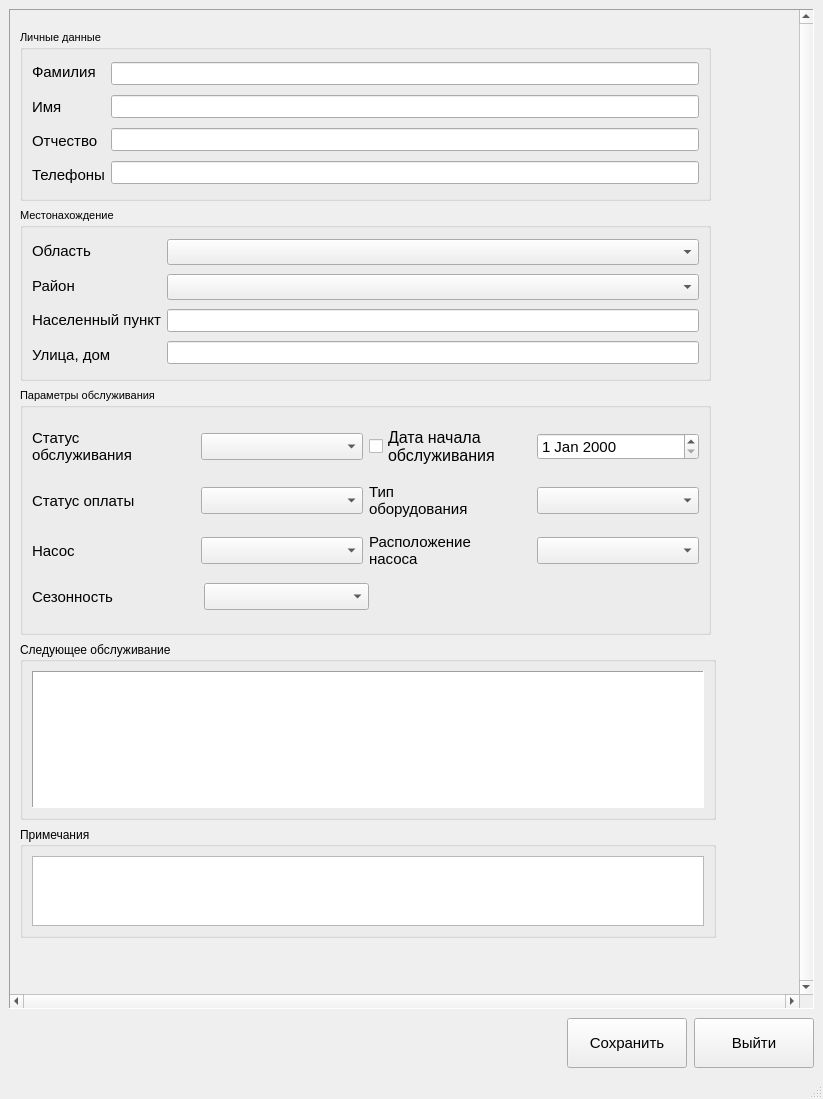
<?xml version="1.0" encoding="UTF-8"?>
<ui version="4.0">
 <class>servicecard</class>
 <widget class="QMainWindow" name="servicecard">
  <property name="geometry">
   <rect>
    <x>0</x>
    <y>0</y>
    <width>823</width>
    <height>1099</height>
   </rect>
  </property>
  <property name="windowTitle">
   <string>Карточка обсуживания клиента</string>
  </property>
  <widget class="QWidget" name="centralwidget">
   <layout class="QVBoxLayout" name="verticalLayout_4">
    <property name="spacing">
     <number>9</number>
    </property>
    <item>
     <widget class="QScrollArea" name="scrollArea">
      <property name="sizePolicy">
       <sizepolicy hsizetype="Expanding" vsizetype="Expanding">
        <horstretch>0</horstretch>
        <verstretch>0</verstretch>
       </sizepolicy>
      </property>
      <property name="frameShape">
       <enum>QFrame::Panel</enum>
      </property>
      <property name="frameShadow">
       <enum>QFrame::Sunken</enum>
      </property>
      <property name="verticalScrollBarPolicy">
       <enum>Qt::ScrollBarAlwaysOn</enum>
      </property>
      <property name="horizontalScrollBarPolicy">
       <enum>Qt::ScrollBarAlwaysOn</enum>
      </property>
      <property name="widgetResizable">
       <bool>false</bool>
      </property>
      <widget class="QWidget" name="scrollAreaWidgetContents">
       <property name="geometry">
        <rect>
         <x>0</x>
         <y>0</y>
         <width>724</width>
         <height>942</height>
        </rect>
       </property>
       <widget class="QGroupBox" name="locationGroupBox">
        <property name="geometry">
         <rect>
          <x>10</x>
          <y>198</y>
          <width>691</width>
          <height>173</height>
         </rect>
        </property>
        <property name="font">
         <font>
          <pointsize>8</pointsize>
         </font>
        </property>
        <property name="title">
         <string>Местонахождение</string>
        </property>
        <layout class="QHBoxLayout" name="horizontalLayout_10">
         <item>
          <layout class="QVBoxLayout" name="verticalLayout_3">
           <item>
            <widget class="QLabel" name="regionLabel">
             <property name="font">
              <font>
               <pointsize>11</pointsize>
              </font>
             </property>
             <property name="text">
              <string>Область</string>
             </property>
            </widget>
           </item>
           <item>
            <widget class="QLabel" name="districtLabel">
             <property name="font">
              <font>
               <pointsize>11</pointsize>
              </font>
             </property>
             <property name="text">
              <string>Район</string>
             </property>
            </widget>
           </item>
           <item>
            <widget class="QLabel" name="localityLabel">
             <property name="font">
              <font>
               <pointsize>11</pointsize>
              </font>
             </property>
             <property name="text">
              <string>Населенный пункт</string>
             </property>
            </widget>
           </item>
           <item>
            <widget class="QLabel" name="streetLabel">
             <property name="font">
              <font>
               <pointsize>11</pointsize>
              </font>
             </property>
             <property name="text">
              <string>Улица, дом</string>
             </property>
            </widget>
           </item>
          </layout>
         </item>
         <item>
          <layout class="QGridLayout" name="gridLayout_3">
           <item row="0" column="0">
            <widget class="QComboBox" name="regionCombo">
             <property name="enabled">
              <bool>true</bool>
             </property>
             <property name="font">
              <font>
               <pointsize>11</pointsize>
              </font>
             </property>
            </widget>
           </item>
           <item row="1" column="0">
            <widget class="QComboBox" name="districtCombo">
             <property name="enabled">
              <bool>true</bool>
             </property>
             <property name="font">
              <font>
               <pointsize>11</pointsize>
              </font>
             </property>
            </widget>
           </item>
           <item row="2" column="0">
            <widget class="QLineEdit" name="localityLineEdit">
             <property name="enabled">
              <bool>true</bool>
             </property>
             <property name="font">
              <font>
               <pointsize>10</pointsize>
              </font>
             </property>
             <property name="readOnly">
              <bool>true</bool>
             </property>
            </widget>
           </item>
           <item row="3" column="0">
            <widget class="QLineEdit" name="streetLineEdit">
             <property name="enabled">
              <bool>true</bool>
             </property>
             <property name="font">
              <font>
               <pointsize>10</pointsize>
              </font>
             </property>
             <property name="readOnly">
              <bool>true</bool>
             </property>
            </widget>
           </item>
          </layout>
         </item>
        </layout>
       </widget>
       <widget class="QGroupBox" name="clientGroupBox">
        <property name="geometry">
         <rect>
          <x>10</x>
          <y>20</y>
          <width>691</width>
          <height>171</height>
         </rect>
        </property>
        <property name="font">
         <font>
          <pointsize>8</pointsize>
         </font>
        </property>
        <property name="title">
         <string>Личные данные</string>
        </property>
        <property name="alignment">
         <set>Qt::AlignLeading|Qt::AlignLeft|Qt::AlignTop</set>
        </property>
        <layout class="QHBoxLayout" name="horizontalLayout_3">
         <item>
          <layout class="QVBoxLayout" name="verticalLayout">
           <item>
            <widget class="QLabel" name="surnameLabel">
             <property name="font">
              <font>
               <pointsize>11</pointsize>
              </font>
             </property>
             <property name="text">
              <string>Фамилия</string>
             </property>
            </widget>
           </item>
           <item>
            <widget class="QLabel" name="nameLabel">
             <property name="font">
              <font>
               <pointsize>11</pointsize>
              </font>
             </property>
             <property name="text">
              <string>Имя</string>
             </property>
            </widget>
           </item>
           <item>
            <widget class="QLabel" name="patronymicLabel">
             <property name="font">
              <font>
               <pointsize>11</pointsize>
              </font>
             </property>
             <property name="text">
              <string>Отчество</string>
             </property>
            </widget>
           </item>
           <item>
            <widget class="QLabel" name="mobPhoneLabel">
             <property name="font">
              <font>
               <pointsize>11</pointsize>
              </font>
             </property>
             <property name="text">
              <string>Телефоны</string>
             </property>
            </widget>
           </item>
          </layout>
         </item>
         <item>
          <layout class="QVBoxLayout" name="verticalLayout_2">
           <item>
            <widget class="QLineEdit" name="surnameLineEdit">
             <property name="enabled">
              <bool>true</bool>
             </property>
             <property name="font">
              <font>
               <pointsize>10</pointsize>
              </font>
             </property>
             <property name="readOnly">
              <bool>true</bool>
             </property>
            </widget>
           </item>
           <item>
            <widget class="QLineEdit" name="nameLineEdit">
             <property name="enabled">
              <bool>true</bool>
             </property>
             <property name="font">
              <font>
               <pointsize>10</pointsize>
              </font>
             </property>
             <property name="readOnly">
              <bool>true</bool>
             </property>
            </widget>
           </item>
           <item>
            <widget class="QLineEdit" name="patronymicLineEdit">
             <property name="enabled">
              <bool>true</bool>
             </property>
             <property name="font">
              <font>
               <pointsize>10</pointsize>
              </font>
             </property>
             <property name="readOnly">
              <bool>true</bool>
             </property>
            </widget>
           </item>
           <item>
            <widget class="QLineEdit" name="mobilPhoneLineEdit">
             <property name="enabled">
              <bool>true</bool>
             </property>
             <property name="font">
              <font>
               <pointsize>10</pointsize>
              </font>
             </property>
             <property name="readOnly">
              <bool>true</bool>
             </property>
            </widget>
           </item>
          </layout>
         </item>
        </layout>
       </widget>
       <widget class="QGroupBox" name="groupBox_2">
        <property name="geometry">
         <rect>
          <x>10</x>
          <y>817</y>
          <width>696</width>
          <height>111</height>
         </rect>
        </property>
        <property name="title">
         <string>Примечания</string>
        </property>
        <layout class="QVBoxLayout" name="verticalLayout_5">
         <item>
          <widget class="QTextEdit" name="noteEdit">
           <property name="sizePolicy">
            <sizepolicy hsizetype="Minimum" vsizetype="Expanding">
             <horstretch>0</horstretch>
             <verstretch>0</verstretch>
            </sizepolicy>
           </property>
           <property name="font">
            <font>
             <pointsize>10</pointsize>
            </font>
           </property>
          </widget>
         </item>
        </layout>
       </widget>
       <widget class="QGroupBox" name="groupBox">
        <property name="enabled">
         <bool>true</bool>
        </property>
        <property name="geometry">
         <rect>
          <x>10</x>
          <y>378</y>
          <width>691</width>
          <height>247</height>
         </rect>
        </property>
        <property name="font">
         <font>
          <pointsize>8</pointsize>
         </font>
        </property>
        <property name="title">
         <string>Параметры обслуживания</string>
        </property>
        <layout class="QGridLayout" name="gridLayout">
         <item row="0" column="0">
          <layout class="QHBoxLayout" name="horizontalLayout_11">
           <item>
            <layout class="QHBoxLayout" name="horizontalLayout_4">
             <item>
              <widget class="QLabel" name="stateServiceLabel">
               <property name="font">
                <font>
                 <pointsize>11</pointsize>
                </font>
               </property>
               <property name="text">
                <string>Статус 
обслуживания</string>
               </property>
              </widget>
             </item>
             <item>
              <widget class="QComboBox" name="stateServiceCombo">
               <property name="font">
                <font>
                 <pointsize>12</pointsize>
                </font>
               </property>
              </widget>
             </item>
            </layout>
           </item>
           <item>
            <layout class="QHBoxLayout" name="horizontalLayout_2">
             <item>
              <widget class="QCheckBox" name="dataBeginServiceBox">
               <property name="font">
                <font>
                 <pointsize>12</pointsize>
                </font>
               </property>
               <property name="text">
                <string>Дата начала 
обслуживания</string>
               </property>
              </widget>
             </item>
             <item>
              <widget class="QDateEdit" name="dataBeginServiceEdit">
               <property name="font">
                <font>
                 <pointsize>11</pointsize>
                </font>
               </property>
              </widget>
             </item>
            </layout>
           </item>
          </layout>
         </item>
         <item row="1" column="0">
          <layout class="QHBoxLayout" name="horizontalLayout_12">
           <item>
            <layout class="QHBoxLayout" name="horizontalLayout_5">
             <item>
              <widget class="QLabel" name="statePaymentLabel">
               <property name="font">
                <font>
                 <pointsize>11</pointsize>
                </font>
               </property>
               <property name="text">
                <string>Статус оплаты</string>
               </property>
              </widget>
             </item>
             <item>
              <widget class="QComboBox" name="statePaymentCombo">
               <property name="font">
                <font>
                 <pointsize>12</pointsize>
                </font>
               </property>
              </widget>
             </item>
            </layout>
           </item>
           <item>
            <layout class="QHBoxLayout" name="horizontalLayout_8">
             <item>
              <widget class="QLabel" name="typePumpLabel">
               <property name="font">
                <font>
                 <pointsize>11</pointsize>
                </font>
               </property>
               <property name="text">
                <string>Тип 
оборудования</string>
               </property>
              </widget>
             </item>
             <item>
              <widget class="QComboBox" name="typePumpCombo">
               <property name="font">
                <font>
                 <pointsize>12</pointsize>
                </font>
               </property>
              </widget>
             </item>
            </layout>
           </item>
          </layout>
         </item>
         <item row="2" column="0">
          <layout class="QHBoxLayout" name="horizontalLayout_13">
           <item>
            <layout class="QHBoxLayout" name="horizontalLayout_9">
             <item>
              <widget class="QLabel" name="statePumpLabel">
               <property name="font">
                <font>
                 <pointsize>11</pointsize>
                </font>
               </property>
               <property name="text">
                <string>Насос</string>
               </property>
              </widget>
             </item>
             <item>
              <widget class="QComboBox" name="statePumpCombo">
               <property name="font">
                <font>
                 <pointsize>12</pointsize>
                </font>
               </property>
              </widget>
             </item>
            </layout>
           </item>
           <item>
            <layout class="QHBoxLayout" name="horizontalLayout_6">
             <item>
              <widget class="QLabel" name="locationePumpLabel">
               <property name="font">
                <font>
                 <pointsize>11</pointsize>
                </font>
               </property>
               <property name="text">
                <string>Расположение 
насоса</string>
               </property>
              </widget>
             </item>
             <item>
              <widget class="QComboBox" name="locationePumpCombo">
               <property name="font">
                <font>
                 <pointsize>12</pointsize>
                </font>
               </property>
              </widget>
             </item>
            </layout>
           </item>
          </layout>
         </item>
         <item row="3" column="0">
          <layout class="QHBoxLayout" name="horizontalLayout_14">
           <item>
            <layout class="QHBoxLayout" name="horizontalLayout_7">
             <item>
              <widget class="QLabel" name="seasoneLabel">
               <property name="font">
                <font>
                 <pointsize>11</pointsize>
                </font>
               </property>
               <property name="text">
                <string>Сезонность</string>
               </property>
              </widget>
             </item>
             <item>
              <widget class="QComboBox" name="seasonaCombo">
               <property name="font">
                <font>
                 <pointsize>12</pointsize>
                </font>
               </property>
              </widget>
             </item>
            </layout>
           </item>
           <item>
            <spacer name="horizontalSpacer">
             <property name="orientation">
              <enum>Qt::Horizontal</enum>
             </property>
             <property name="sizeType">
              <enum>QSizePolicy::Fixed</enum>
             </property>
             <property name="sizeHint" stdset="0">
              <size>
               <width>330</width>
               <height>20</height>
              </size>
             </property>
            </spacer>
           </item>
          </layout>
         </item>
        </layout>
       </widget>
       <widget class="QGroupBox" name="nextServiceGroupBox_3">
        <property name="geometry">
         <rect>
          <x>10</x>
          <y>632</y>
          <width>696</width>
          <height>178</height>
         </rect>
        </property>
        <property name="title">
         <string>Следующее обслуживание</string>
        </property>
        <layout class="QGridLayout" name="gridLayout_2">
         <item row="0" column="0">
          <widget class="QTableView" name="tableView">
           <property name="sizePolicy">
            <sizepolicy hsizetype="Minimum" vsizetype="Expanding">
             <horstretch>0</horstretch>
             <verstretch>0</verstretch>
            </sizepolicy>
           </property>
           <property name="font">
            <font>
             <family>MS Shell Dlg 2</family>
             <pointsize>11</pointsize>
             <weight>50</weight>
             <bold>false</bold>
            </font>
           </property>
           <property name="frameShape">
            <enum>QFrame::Panel</enum>
           </property>
          </widget>
         </item>
        </layout>
       </widget>
      </widget>
     </widget>
    </item>
    <item>
     <layout class="QHBoxLayout" name="horizontalLayout">
      <property name="spacing">
       <number>7</number>
      </property>
      <item>
       <spacer name="horizontalSpacer_2">
        <property name="orientation">
         <enum>Qt::Horizontal</enum>
        </property>
        <property name="sizeHint" stdset="0">
         <size>
          <width>40</width>
          <height>20</height>
         </size>
        </property>
       </spacer>
      </item>
      <item>
       <widget class="QPushButton" name="pushButton">
        <property name="sizePolicy">
         <sizepolicy hsizetype="Fixed" vsizetype="Fixed">
          <horstretch>0</horstretch>
          <verstretch>0</verstretch>
         </sizepolicy>
        </property>
        <property name="minimumSize">
         <size>
          <width>120</width>
          <height>50</height>
         </size>
        </property>
        <property name="font">
         <font>
          <pointsize>11</pointsize>
         </font>
        </property>
        <property name="text">
         <string>Сохранить</string>
        </property>
       </widget>
      </item>
      <item>
       <widget class="QPushButton" name="closeButton">
        <property name="sizePolicy">
         <sizepolicy hsizetype="Minimum" vsizetype="Fixed">
          <horstretch>0</horstretch>
          <verstretch>0</verstretch>
         </sizepolicy>
        </property>
        <property name="minimumSize">
         <size>
          <width>120</width>
          <height>50</height>
         </size>
        </property>
        <property name="font">
         <font>
          <pointsize>11</pointsize>
         </font>
        </property>
        <property name="text">
         <string>Выйти</string>
        </property>
       </widget>
      </item>
     </layout>
    </item>
   </layout>
  </widget>
  <widget class="QMenuBar" name="menubar">
   <property name="geometry">
    <rect>
     <x>0</x>
     <y>0</y>
     <width>823</width>
     <height>26</height>
    </rect>
   </property>
  </widget>
  <widget class="QStatusBar" name="statusbar"/>
 </widget>
 <resources/>
 <connections/>
</ui>
